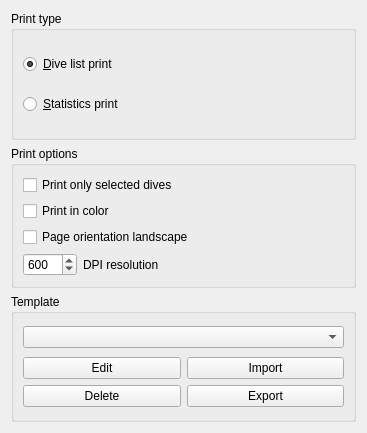
<?xml version="1.0" encoding="UTF-8"?>
<ui version="4.0">
 <class>PrintOptions</class>
 <widget class="QWidget" name="PrintOptions">
  <property name="geometry">
   <rect>
    <x>0</x>
    <y>0</y>
    <width>367</width>
    <height>433</height>
   </rect>
  </property>
  <layout class="QVBoxLayout" name="verticalLayout_3">
   <item>
    <widget class="QGroupBox" name="printType">
     <property name="sizePolicy">
      <sizepolicy hsizetype="Preferred" vsizetype="Preferred">
       <horstretch>0</horstretch>
       <verstretch>0</verstretch>
      </sizepolicy>
     </property>
     <property name="baseSize">
      <size>
       <width>0</width>
       <height>0</height>
      </size>
     </property>
     <property name="title">
      <string>Print type</string>
     </property>
     <layout class="QGridLayout" name="gridLayout">
      <item row="0" column="0" colspan="2">
       <widget class="QRadioButton" name="radioDiveListPrint">
        <property name="sizePolicy">
         <sizepolicy hsizetype="Expanding" vsizetype="Fixed">
          <horstretch>0</horstretch>
          <verstretch>0</verstretch>
         </sizepolicy>
        </property>
        <property name="text">
         <string>&amp;Dive list print</string>
        </property>
        <property name="checked">
         <bool>true</bool>
        </property>
       </widget>
      </item>
      <item row="2" column="0">
       <widget class="QRadioButton" name="radioStatisticsPrint">
        <property name="sizePolicy">
         <sizepolicy hsizetype="Expanding" vsizetype="Fixed">
          <horstretch>0</horstretch>
          <verstretch>0</verstretch>
         </sizepolicy>
        </property>
        <property name="text">
         <string>&amp;Statistics print</string>
        </property>
       </widget>
      </item>
     </layout>
    </widget>
   </item>
   <item>
    <widget class="QGroupBox" name="printOptions">
     <property name="title">
      <string>Print options</string>
     </property>
     <layout class="QVBoxLayout" name="verticalLayout">
      <item>
       <widget class="QCheckBox" name="printSelected">
        <property name="sizePolicy">
         <sizepolicy hsizetype="Expanding" vsizetype="Fixed">
          <horstretch>0</horstretch>
          <verstretch>0</verstretch>
         </sizepolicy>
        </property>
        <property name="text">
         <string>Print only selected dives</string>
        </property>
       </widget>
      </item>
      <item>
       <widget class="QCheckBox" name="printInColor">
        <property name="sizePolicy">
         <sizepolicy hsizetype="Expanding" vsizetype="Fixed">
          <horstretch>0</horstretch>
          <verstretch>0</verstretch>
         </sizepolicy>
        </property>
        <property name="text">
         <string>Print in color</string>
        </property>
       </widget>
      </item>
      <item>
       <widget class="QCheckBox" name="printLandscape">
        <property name="text">
         <string>Page orientation landscape</string>
        </property>
       </widget>
      </item>
      <item>
       <layout class="QHBoxLayout" name="horizontalLayout_2">
        <item>
         <widget class="QSpinBox" name="resolution">
          <property name="sizePolicy">
           <sizepolicy hsizetype="Fixed" vsizetype="Fixed">
            <horstretch>0</horstretch>
            <verstretch>0</verstretch>
           </sizepolicy>
          </property>
          <property name="maximum">
           <number>4000</number>
          </property>
          <property name="singleStep">
           <number>10</number>
          </property>
          <property name="value">
           <number>600</number>
          </property>
         </widget>
        </item>
        <item>
         <widget class="QLabel" name="label">
          <property name="text">
           <string>DPI resolution</string>
          </property>
         </widget>
        </item>
       </layout>
      </item>
     </layout>
    </widget>
   </item>
   <item>
    <widget class="QGroupBox" name="template_2">
     <property name="title">
      <string>Template</string>
     </property>
     <layout class="QHBoxLayout" name="horizontalLayout">
      <item>
       <layout class="QVBoxLayout" name="verticalLayout_4">
        <item>
         <widget class="QComboBox" name="printTemplate"/>
        </item>
        <item>
         <layout class="QGridLayout" name="gridLayout_2">
          <item row="1" column="0">
           <widget class="QPushButton" name="editButton">
            <property name="sizePolicy">
             <sizepolicy hsizetype="Minimum" vsizetype="Fixed">
              <horstretch>0</horstretch>
              <verstretch>0</verstretch>
             </sizepolicy>
            </property>
            <property name="maximumSize">
             <size>
              <width>16777215</width>
              <height>16777215</height>
             </size>
            </property>
            <property name="text">
             <string>Edit</string>
            </property>
           </widget>
          </item>
          <item row="3" column="0">
           <widget class="QPushButton" name="deleteButton">
            <property name="text">
             <string>Delete</string>
            </property>
           </widget>
          </item>
          <item row="3" column="1">
           <widget class="QPushButton" name="exportButton">
            <property name="text">
             <string>Export</string>
            </property>
           </widget>
          </item>
          <item row="1" column="1">
           <widget class="QPushButton" name="importButton">
            <property name="text">
             <string>Import</string>
            </property>
           </widget>
          </item>
         </layout>
        </item>
       </layout>
      </item>
     </layout>
    </widget>
   </item>
  </layout>
 </widget>
 <tabstops>
  <tabstop>radioDiveListPrint</tabstop>
  <tabstop>printSelected</tabstop>
  <tabstop>printInColor</tabstop>
 </tabstops>
 <resources/>
 <connections/>
</ui>
